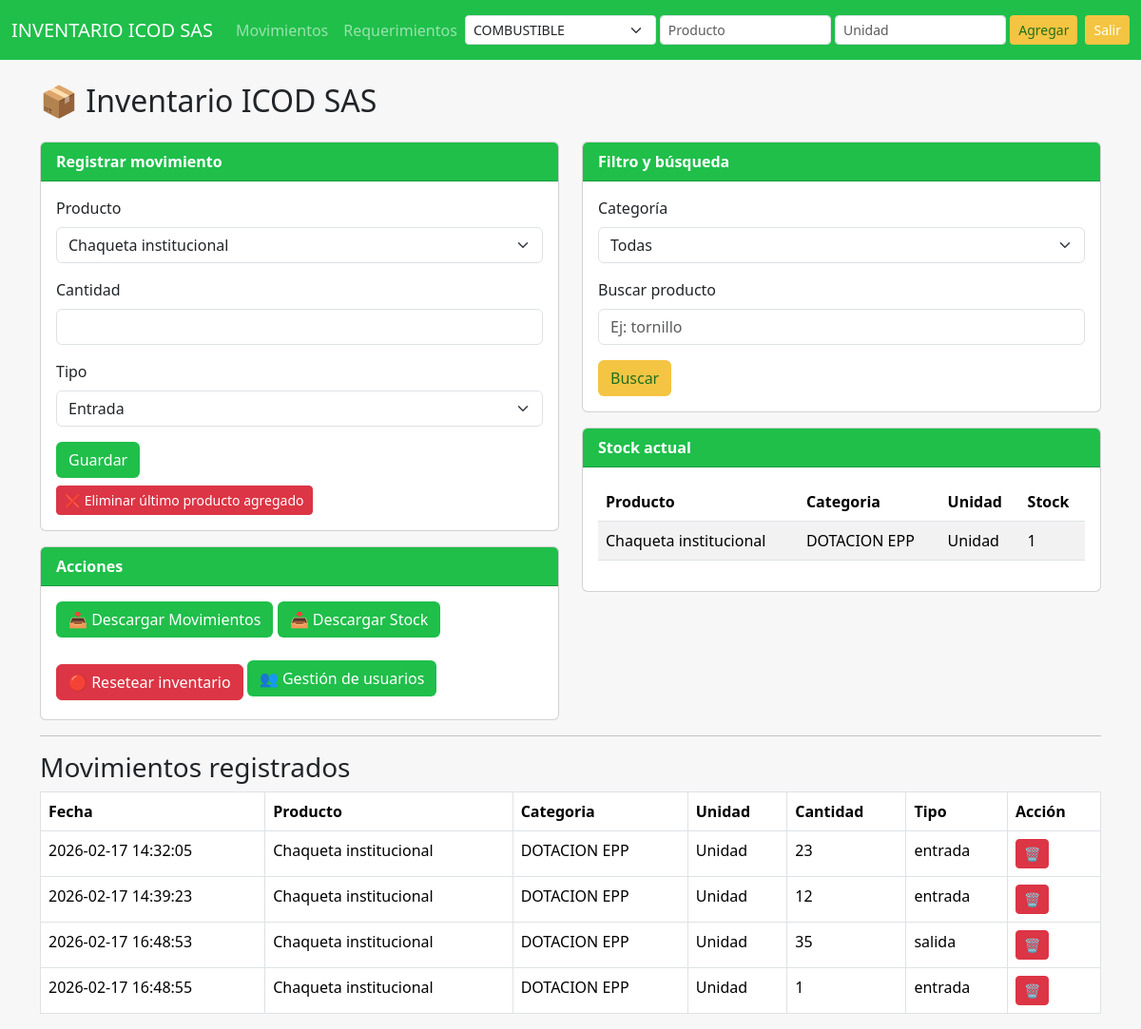
Page / (signed in) on the earlier database version.
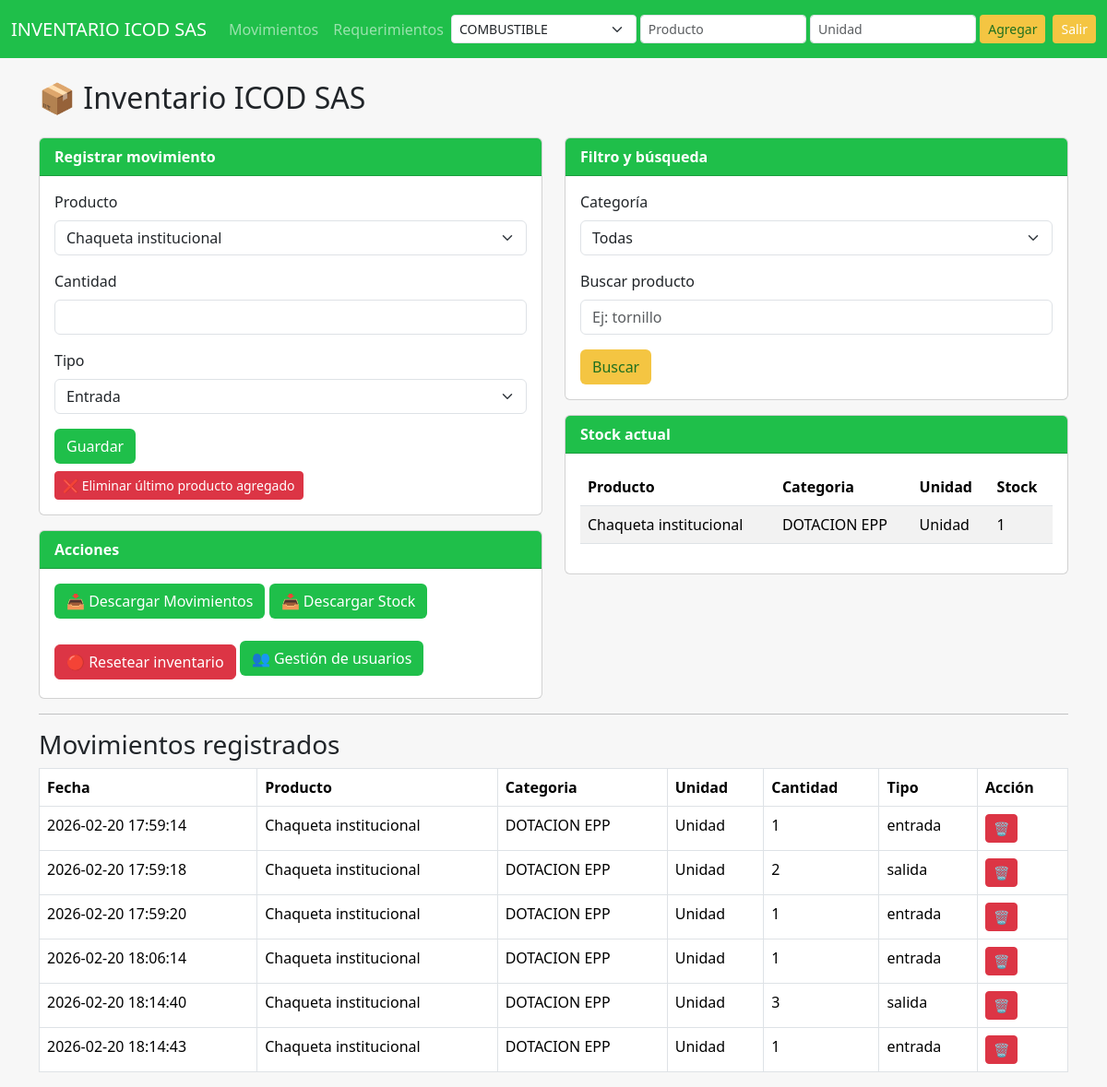
Same page on the later database version.
### tables this page shows
CREATE TABLE "movimientos" (
"id" REAL,
  "fecha" TEXT,
  "producto" TEXT,
  "categoria" TEXT,
  "unidad" TEXT,
  "cantidad" INTEGER,
  "tipo" TEXT
);

CREATE TABLE productos (
    id INTEGER PRIMARY KEY AUTOINCREMENT,
    categoria TEXT,
    item TEXT UNIQUE,
    descripcion TEXT
);

### app.py (the view, shortened to what this page needs)
@app.route("/", methods=["GET","POST"])
def index():
    if not session.get("logged_in"):
        return redirect(url_for("login"))
    if session.get("rol") == "requerimientos":
        return redirect(url_for("requerimientos"))
    conn = get_db()
    cur = conn.cursor()
    df = pd.read_sql_query("SELECT * FROM productos", conn)
    productos_lista = df["item"].tolist()
    productos_info = {
        row["item"]: {
            "categoria": row["categoria"],
            "unidad": row["descripcion"]
        }
        for _, row in df.iterrows()
    }
    mov_stock = pd.read_sql_query(
        "SELECT producto, tipo, cantidad FROM movimientos", conn
    )
    inventario = {}
    if not mov_stock.empty:
        mov_stock["valor"] = mov_stock.apply(
            lambda row: row["cantidad"] if row["tipo"] == "entrada" else -row["cantidad"],
            axis=1
        )
    mov_stock = mov_stock.sort_index()
    stock_real = {}
    for producto, grupo in mov_stock.groupby("producto"):
        stock = 0
        for val in grupo["valor"]:
            stock = max(0, stock + val)
        stock_real[producto] = stock
    inventario = stock_real
    mov_df = pd.read_sql_query("SELECT * FROM movimientos", conn)
    movimientos = mov_df.to_dict("records")
    categorias = ["Todas"] + sorted(df["categoria"].unique().tolist())
    categoria_filtro = request.args.get("categoria", "Todas").strip().lower()
    buscar = request.args.get("buscar", "").strip().lower()
    productos_filtrados = []
    for p in productos_lista:
        info = productos_info.get(p, {})
        categoria_prod = info.get("categoria", "").strip().lower()
        if categoria_filtro != "todas" and categoria_prod != categoria_filtro:
            continue
        if buscar and buscar not in p.lower():
            continue
        productos_filtrados.append(p)
    productos_lista = productos_filtrados
    return render_template(
        "index.html",
        productos=productos_lista,
        movimientos=movimientos,
        inventario=inventario,
        productos_info=productos_info,
        categorias=categorias,
        categoria_filtro=categoria_filtro.capitalize(),
        buscar=buscar
    )

### app.py (called while the page is built)
def get_db():
    return sqlite3.connect(DB_PATH)

### templates/index.html (shortened to what this page needs)
{% extends "base.html" %}
{% block content %}
<h2 class="mb-4">📦 Inventario ICOD SAS</h2>
<div class="row">
  <div class="col-md-6">
    <div class="card mb-3">
      <div class="card-header">
        <strong>Registrar movimiento</strong>
      </div>
      <div class="card-body">
        <form method="POST">
          <div class="mb-3">
            <label class="form-label">Producto</label>
            <select name="producto" class="form-select" required>
              {% for p in productos %}
                <option value="{{ p }}">{{ p }}</option>
              {% endfor %}
            </select>
          </div>
          <div class="mb-3">
            <label class="form-label">Cantidad</label>
            <input type="number" name="cantidad" class="form-control" required>
          </div>
          <div class="mb-3">
            <label class="form-label">Tipo</label>
            <select name="tipo" class="form-select" required>
              <option value="entrada">Entrada</option>
            </select>
          </div>
          <button class="btn btn-verde" type="submit">Guardar</button>
        </form>
        <form method="POST"
              action="{{ url_for('eliminar_ultimo_producto') }}"
              onsubmit="return confirm('¿Seguro que desea eliminar el último producto agregado?');"
              class="mt-2">
          <button class="btn btn-danger btn-sm">
            ❌ Eliminar último producto agregado
          </button>
        </form>
      </div>
    </div>
    <div class="card">
      <div class="card-header">
        <strong>Acciones</strong>
      </div>
      <div class="card-body">
        <a href="/download_movimientos" class="btn btn-verde mb-2">📥 Descargar Movimientos</a>
        <a href="/download_stock" class="btn btn-verde mb-2">📥 Descargar Stock</a>
 {% if session["rol"] == "admin" %}
<form action="{{ url_for('resetear_inventario') }}"
      method="POST"
      class="mt-3"
      onsubmit="return confirm('⚠️ ¿Está seguro de resetear TODO el inventario? Esta acción NO se puede deshacer.')">
  <button class="btn btn-danger">
      🔴 Resetear inventario
  </button>
{% endif %}
{% if session["rol"] == "admin" %}
<a href="{{ url_for('gestion_usuarios') }}" class="btn btn-verde mb-2">
👥 Gestión de usuarios
</a>
{% endif %}
</form>
      </div>
    </div>
  </div>
  <div class="col-md-6">
    <div class="card mb-3">
      <div class="card-header">
        <strong>Filtro y búsqueda</strong>
      </div>
      <div class="card-body">
        <form method="GET">
          <div class="mb-3">
            <label class="form-label">Categoría</label>
            <select name="categoria" class="form-select" onchange="this.form.submit()">
              {% for cat in categorias %}
                <option value="{{ cat }}" {% if cat == categoria_filtro %}selected{% endif %}>
                  {{ cat }}
                </option>
              {% endfor %}
            </select>
          </div>
          <div class="mb-3">
            <label class="form-label">Buscar producto</label>
            <input type="text" name="buscar" class="form-control" value="{{ buscar }}" placeholder="Ej: tornillo">
          </div>
          <button class="btn btn-amarillo" type="submit">Buscar</button>
        </form>
      </div>
    </div>
    <div class="card">
      <div class="card-header">
        <strong>Stock actual</strong>
      </div>
      <div class="card-body">
        <table class="table table-striped">
          <thead>
            <tr>
              <th>Producto</th>
              <th>Categoria</th>
              <th>Unidad</th>
              <th>Stock</th>
            </tr>
          </thead>
          <tbody>
            {% for producto, cantidad in inventario.items() %}
              {% if cantidad > 0 %}
                <tr>
                  <td>{{ producto }}</td>
                  <td>{{ productos_info.get(producto, {}).get("categoria", "Sin categoría") }}</td>
                  <td>{{ productos_info.get(producto, {}).get("unidad", "N/A") }}</td>
                  <td>{{ cantidad }}</td>
                </tr>
              {% endif %}
            {% endfor %}
          </tbody>
        </table>
      </div>
    </div>
  </div>
</div>
<hr>
<h3>Movimientos registrados</h3>
<table class="table table-bordered">
  <thead>
    <tr>
      <th>Fecha</th>
      <th>Producto</th>
      <th>Categoria</th>
      <th>Unidad</th>
      <th>Cantidad</th>
      <th>Tipo</th>
      <th>Acción</th>
    </tr>
  </thead>
  <tbody>
    {% for m in movimientos %}
      <tr>
        <td>{{ m.fecha }}</td>
        <td>{{ m.producto }}</td>
        <td>{{ m.categoria }}</td>
        <td>{{ m.unidad }}</td>
        <td>{{ m.cantidad }}</td>
        <td>{{ m.tipo }}</td>
        <td>
          <form method="POST"
                action="{{ url_for('eliminar_movimiento', idx=loop.index0) }}"
                onsubmit="return confirm('¿Seguro que desea eliminar este movimiento?');">
            <button class="btn btn-danger btn-sm">🗑</button>
          </form>
        </td>
      </tr>
    {% endfor %}
  </tbody>
</table>
{% endblock %}

### templates/base.html (shortened to what this page needs)
<!DOCTYPE html>
<html>
<head>
    <link href="https://cdn.jsdelivr.net/npm/bootstrap@5.3.2/dist/css/bootstrap.min.css" rel="stylesheet">
</head>
<body>
<nav class="navbar navbar-expand-lg navbar-dark">
  <div class="container-fluid">
    <a class="navbar-brand" href="/">INVENTARIO ICOD SAS</a>
    <div class="collapse navbar-collapse">
      <ul class="navbar-nav me-auto">
        <li class="nav-item">
          {% if session.get("rol") != "requerimientos" %}
<a class="nav-link" href="/">Movimientos</a>
{% endif %}
        </li>
  <li class="nav-item">
   <a class="nav-link" href="/requerimientos">Requerimientos</a>
 </li>
</ul>
   {% if session.get("rol") != "requerimientos" %}
<form method="POST" action="/" class="d-flex align-items-center me-2">
    <select name="nueva_categoria" class="form-select form-select-sm me-1" required>
      {% for cat in categorias %}
        {% if cat != "Todas" %}
          <option value="{{ cat }}">{{ cat }}</option>
        {% endif %}
      {% endfor %}
    </select>
    <input type="text" name="nuevo_producto"
           class="form-control form-control-sm me-1"
           placeholder="Producto" required>
    <input type="text" name="nueva_unidad"
           class="form-control form-control-sm me-1"
           placeholder="Unidad" required>
    <button type="submit" class="btn btn-amarillo btn-sm">
      Agregar
    </button>
</form>
{% endif %}
      <span class="navbar-text">
        <a class="btn btn-amarillo btn-sm" href="/logout">Salir</a>
      </span>
    </div>
  </div>
</nav>
<div class="container mt-4">
    {% block content %}{% endblock %}
</div>
</body>
</html>

### templates/base.html (style rules this page uses)
:root { --verde-chulito: #1fbf4a; --amarillo-suave: #f4c542; --fondo: #f7f7f7; }
body { background: var(--fondo); }
.navbar { background: var(--verde-chulito) !important; }
.btn-verde { background: var(--verde-chulito); color: white; }
.btn-amarillo { background: var(--amarillo-suave); color: #1f6f1f; }
.card-header { background: var(--verde-chulito); color: white; }
.table-striped > tbody > tr:nth-of-type(odd) { background-color: #e9ffe9; }

Differences in the rows shown:
changed movimientos (number 1 of 6 on the later page): fecha "2026-02-17 14:32:05" → "2026-02-20 17:59:14"; cantidad "23" → "1"
changed movimientos (number 2 of 6 on the later page): fecha "2026-02-17 14:39:23" → "2026-02-20 17:59:18"; cantidad "12" → "2"; tipo "entrada" → "salida"
changed movimientos (number 3 of 6 on the later page): fecha "2026-02-17 16:48:53" → "2026-02-20 17:59:20"; cantidad "35" → "1"; tipo "salida" → "entrada"
changed movimientos (number 4 of 6 on the later page): fecha "2026-02-17 16:48:55" → "2026-02-20 18:06:14"
added movimientos: fecha "2026-02-20 18:14:40", producto "Chaqueta institucional", categoria "DOTACION EPP", unidad "Unidad", cantidad "3", tipo "salida", shown under "Movimientos registrados"
added movimientos: fecha "2026-02-20 18:14:43", producto "Chaqueta institucional", categoria "DOTACION EPP", unidad "Unidad", cantidad "1", tipo "entrada", shown under "Movimientos registrados"
